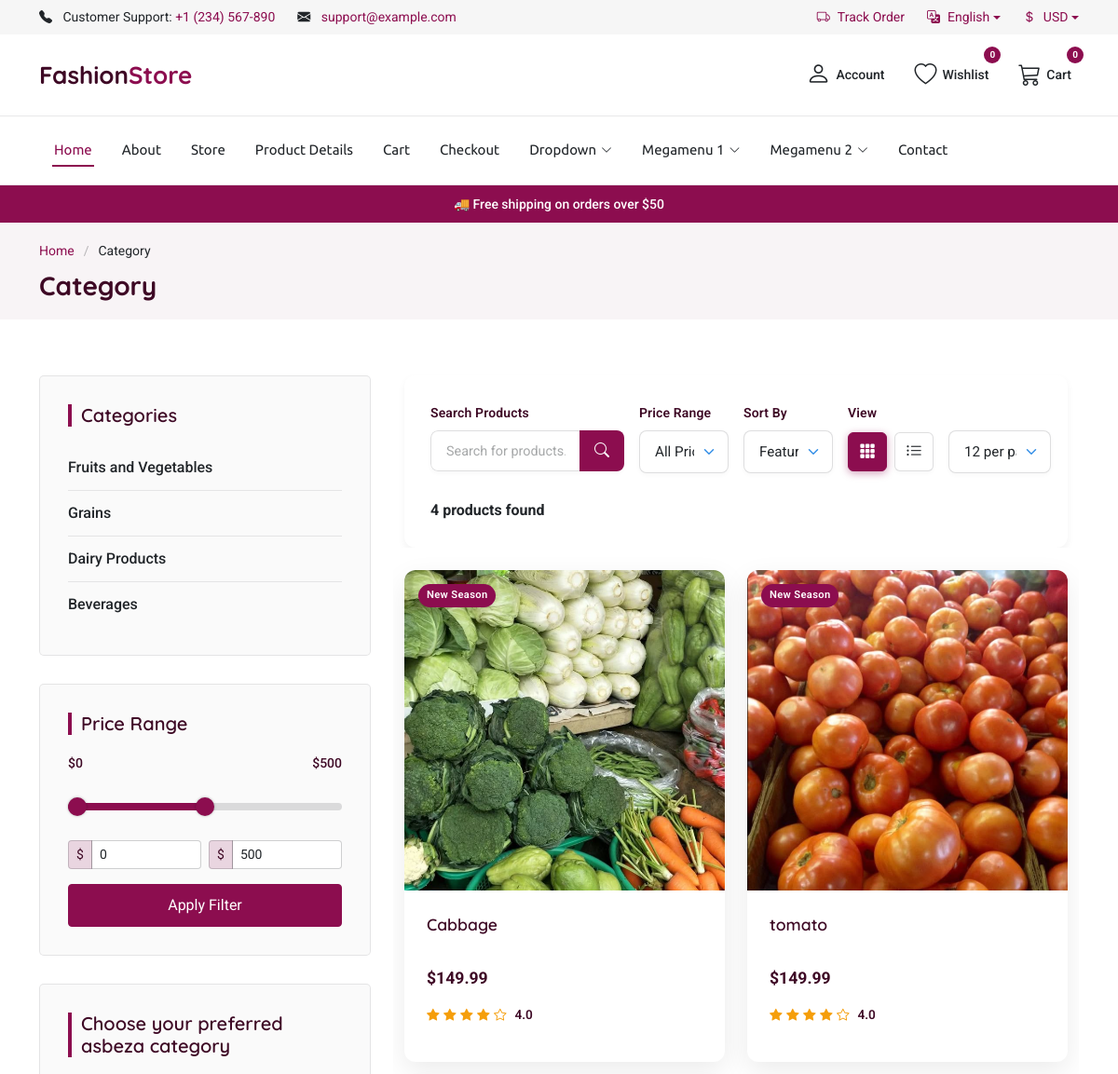
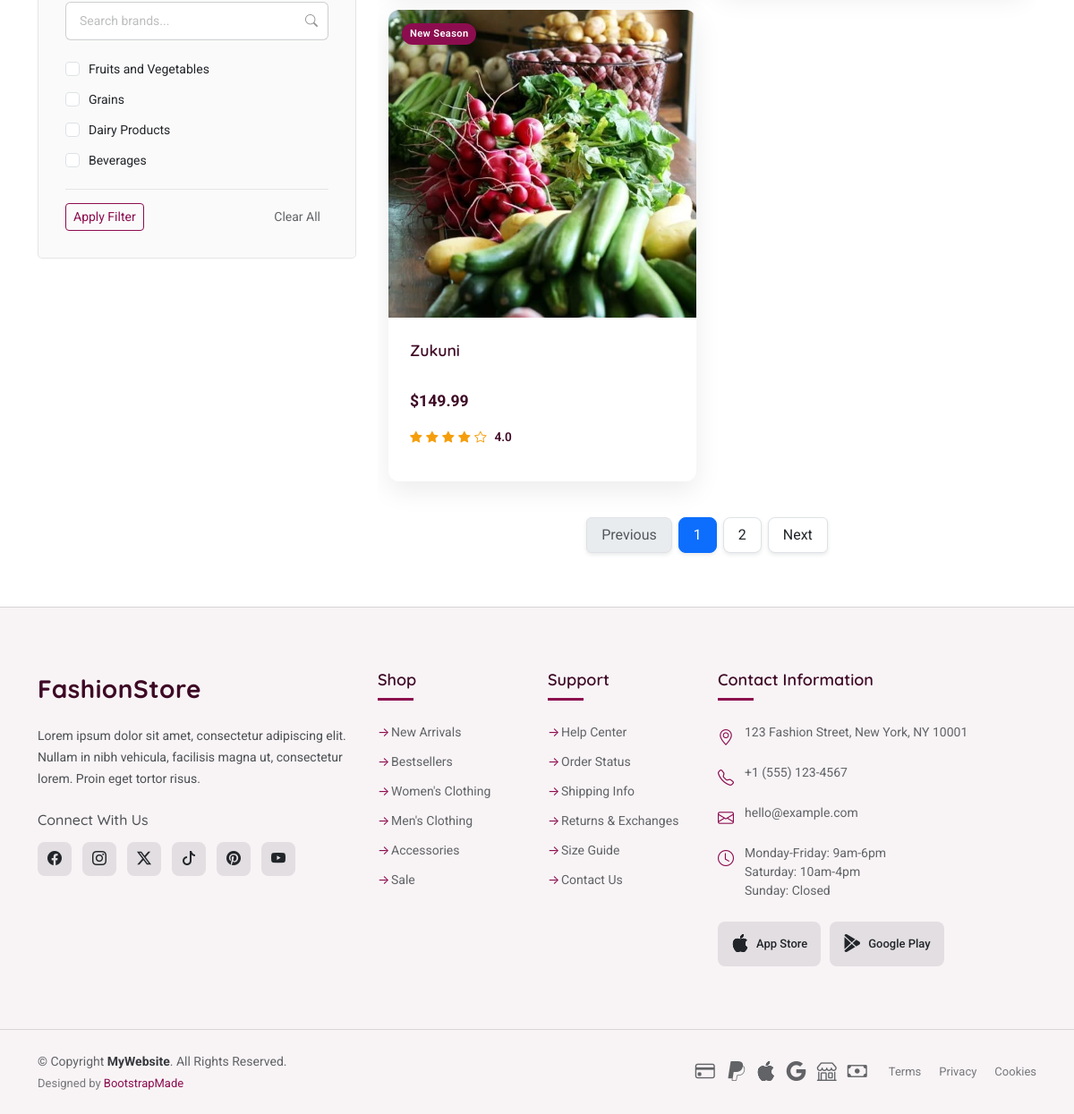
The page /store/category/fruits-and-vegetables/ on the database its author committed (2 pictures, top to bottom).
### category/models.py (models this page shows)
class Category(models.Model):
    category_name = models.CharField(max_length=100,unique=True)
    slug = models.SlugField(max_length=100,unique=True)
    description = models.TextField(max_length=255,blank=True)
    cat_image = models.ImageField(upload_to='photos/categories',blank=True)
    class Meta:
        verbose_name = 'category'
        verbose_name_plural = 'categories'
    def get_url(self):
        return reverse('products_by_category',args=[self.slug])
    def __str__(self):
        return self.category_name

### store/models.py (models this page shows, shortened)
class Product(models.Model):
    category = models.ForeignKey(Category,on_delete=models.CASCADE)
    product_name = models.CharField(max_length=200,unique=True)
    slug = models.SlugField(max_length=200,unique=True)
    description = models.TextField(max_length=200,blank=True)
    price = models.IntegerField()
    image = models.ImageField(upload_to='photos/products',blank=True)
    is_available = models.BooleanField(default=True)
    created_date = models.DateTimeField(auto_now_add=True)
    modified_date = models.DateTimeField(auto_now=True)
    def get_url(self):
       return reverse('product_detail',args=[self.category.slug, self.slug])

### store/views.py (the view)
# urls.py: path('store/',include('store.urls')),
def store(request,category_slug=None):
    categories = None
    products = None
    if category_slug != None:
        categories = get_object_or_404(Category,slug = category_slug)
        products = Product.objects.filter(category=categories,is_available=True)
        paginator = Paginator(products,3)
        page = request.GET.get('page')
        paged_products = paginator.get_page(page)
        product_count = products.count()
    else:
        products = Product.objects.all().filter(is_available=True).order_by('id')
        paginator = Paginator(products,3)
        page = request.GET.get('page')
        paged_products = paginator.get_page(page)
        product_count = products.count()
    context = {
        'products':paged_products,
        'product_count':product_count
    }
    return render(request,'store/store.html',context)

### carts/context_processor.py (called while the page is built)
def counter(request):
    cart_count = 0
    if 'admin' in request.path:
        return {}
    else:
        try:
            cart = Cart.objects.get(cart_id=_cart_id(request))
            cart_items = CartItem.objects.all().filter(cart=cart)
            cart_count = sum(cart_item.quantity for cart_item in cart_items)
        except Cart.DoesNotExist:
            cart_count = 0
    return dict(cart_count=cart_count)

### carts/views.py (called while the page is built)
def _cart_id(request):
    cart_session = request.session.get('cart_id')
    if not cart_session:
        cart_session = str(uuid.uuid4())
        request.session['cart_id'] = cart_session
    return cart_session

### category/context_processor.py (called while the page is built)
def menu_links(request):
     links = Category.objects.all()
     return {'links':links}

### templates/store/store.html (shortened to what this page needs)
{% extends 'base.html' %}
{% load static %}
{% block content %}
  <main class="main">
    <div class="page-title light-background">
      <div class="container">
        <nav class="breadcrumbs">
          <ol>
            <li><a href="{% url 'home' %}">Home</a></li>
            <li class="current">Category</li>
          </ol>
        </nav>
        <h1>Category</h1>
      </div>
    </div>
    <div class="container">
      <div class="row">
        <div class="col-lg-4 sidebar">
          <div class="widgets-container">
            <div class="product-categories-widget widget-item">
              <h3 class="widget-title">Categories</h3>
              <ul class="category-tree list-unstyled mb-0">
                {% for category in links %}
                <li class="category-item">
                  <div class="d-flex justify-content-between align-items-center category-header">
                    <a href="{{ category.get_url }}" class="category-link">{{ category.category_name }}</a>
                  </div>
                </li>
                {% endfor %}
              </ul>
            </div>
            <div class="pricing-range-widget widget-item">
              <h3 class="widget-title">Price Range</h3>
              <div class="price-range-container">
                <div class="current-range mb-3">
                  <span class="min-price">$0</span>
                  <span class="max-price float-end">$1000</span>
                </div>
                <div class="range-slider">
                  <div class="slider-track"></div>
                  <div class="slider-progress"></div>
                  <input type="range" class="max-range" min="0" max="1000" value="500" step="10">
                </div>
                <div class="price-inputs mt-3">
                  <div class="row g-2">
                    <div class="col-6">
                      <div class="input-group input-group-sm">
                        <span class="input-group-text">$</span>
                        <input type="number" class="form-control min-price-input" placeholder="Min" min="0" max="1000" value="0" step="10">
                      </div>
                    </div>
                    <div class="col-6">
                      <div class="input-group input-group-sm">
                        <span class="input-group-text">$</span>
                        <input type="number" class="form-control max-price-input" placeholder="Max" min="0" max="1000" value="500" step="10">
                      </div>
                    </div>
                  </div>
                </div>
                <div class="filter-actions mt-3">
                  <button type="button" class="btn btn-sm btn-primary w-100">Apply Filter</button>
                </div>
              </div>
            </div>
            <div class="brand-filter-widget widget-item">
              <h3 class="widget-title">Choose your preferred asbeza category</h3>
              <div class="brand-filter-content">
                <div class="brand-search">
                  <input type="text" class="form-control" placeholder="Search brands...">
                  <i class="bi bi-search"></i>
                </div>
                <div class="brand-list">
                  {% for category in links %}
                  <div class="brand-item">
                    <div class="form-check">
                      <input class="form-check-input" type="checkbox" id="brand8">
                      <label class="form-check-label" for="brand8">
                        {{category}}
                      </label>
                    </div>
                  </div>
                  {% endfor %}
                </div>
                <div class="brand-actions">
                  <button class="btn btn-sm btn-outline-primary">Apply Filter</button>
                  <button class="btn btn-sm btn-link">Clear All</button>
                </div>
              </div>
            </div>
          </div>
        </div>
        <div class="col-lg-8">
          <section id="category-header" class="category-header section">
            <div class="container" data-aos="fade-up">
              <div class="filter-container mb-4" data-aos="fade-up" data-aos-delay="100">
                <div class="row g-3">
                  <div class="col-12 col-md-6 col-lg-4">
                    <div class="filter-item search-form">
                      <label for="productSearch" class="form-label">Search Products</label>
                      <div class="input-group">
                        <input type="text" class="form-control" id="productSearch" placeholder="Search for products..." aria-label="Search for products">
                        <button class="btn search-btn" type="button">
                          <i class="bi bi-search"></i>
                        </button>
                      </div>
                    </div>
                  </div>
                  <div class="col-12 col-md-6 col-lg-2">
                    <div class="filter-item">
                      <label for="priceRange" class="form-label">Price Range</label>
                      <select class="form-select" id="priceRange">
                        <option selected="">All Prices</option>
                      </select>
                    </div>
                  </div>
                  <div class="col-12 col-md-6 col-lg-2">
                    <div class="filter-item">
                      <label for="sortBy" class="form-label">Sort By</label>
                      <select class="form-select" id="sortBy">
                        <option selected="">Featured</option>
                      </select>
                    </div>
                  </div>
                  <div class="col-12 col-md-6 col-lg-4">
                    <div class="filter-item">
                      <label class="form-label">View</label>
                      <div class="d-flex align-items-center">
                        <div class="view-options me-3">
                          <button type="button" class="btn view-btn active" data-view="grid" aria-label="Grid view">
                            <i class="bi bi-grid-3x3-gap-fill"></i>
                          </button>
                          <button type="button" class="btn view-btn" data-view="list" aria-label="List view">
                            <i class="bi bi-list-ul"></i>
                          </button>
                        </div>
                        <div class="items-per-page">
                          <select class="form-select" id="itemsPerPage" aria-label="Items per page">
                            <option value="12">12 per page</option>
                          </select>
                        </div>
                      </div>
                    </div>
                  </div>
                </div>
                <div class="row mt-3">
                  <div class="col-12" data-aos="fade-up" data-aos-delay="200">
                    <strong class="active-filter-label">{{product_count}} products found </strong>
                  </div>
                </div>
              </div>
            </div>
          </section>
          <section id="category-product-list" class="category-product-list section">
            <div class="container" data-aos="fade-up" data-aos-delay="100">
              <div class="row gy-4">
                {% if products %}
                {% for product in products %}
                <div class="col-lg-6">
                  <div class="product-box">
                    <div class="product-thumb">
                      <span class="product-label">New Season</span>
                      <img src="{{product.image.url}}" alt="Product Image" class="main-img" loading="lazy">
                    </div>
                    <div class="product-content">
                      <div class="product-details">
                        <h3 class="product-title"><a href="{{ product.get_url }}">{{product.product_name}}</a></h3>
                        <div class="product-price">
                          <span>$149.99</span>
                        </div>
                      </div>
                      <div class="product-rating-container">
                        <div class="rating-stars">
                          <i class="bi bi-star-fill"></i>
                          <i class="bi bi-star-fill"></i>
                          <i class="bi bi-star-fill"></i>
                          <i class="bi bi-star-fill"></i>
                          <i class="bi bi-star"></i>
                        </div>
                        <span class="rating-number">4.0</span>
                      </div>
                    </div>
                  </div>
                </div>
                {% endfor %}
                {% else %}
                <div>
                  <h2>No result found.</h2>
                </div>
                {% endif %}
              </div>
            </div>
          </section>
          <section id="category-pagination" class="category-pagination section">
            <div class="container">
              {% if products.has_other_pages %}
              <nav class="d-flex justify-content-center" aria-label="Page navigation">
                <ul class="pagination">
                  {% if products.has_previous %}
                    <li class="page-item"><a class="page-link" href="?page={{product.previous_page_number}}">Previous</a></li>
                  {% else %}
                    <li class="page-item disabled"><a class="page-link" href="#">Previous</a></li>
                  {% endif %}
                  {% for i in products.paginator.page_range %}
                    {% if products.number == i%}
                       <li class="page-item active"><a class="page-link" href="#">{{i}}</a></li>
                    {% else %}
                       <li class="page-item"><a class="page-link" href="?page={{i}}">{{i}}</a></li>
                    {% endif %}
                  {% endfor %}
                  {% if products.has_next %}
                      <li class="page-item"><a class="page-link" href="?page={{product.next_page_number}}">Next</a></li>
                  {% else %}
                      <li class="page-item disabled"><a class="page-link" href="#">Next</a></li>
                  {% endif %}
                </ul>
              </nav>
              {% endif %}
            </div>
          </section>
        </div>
      </div>
    </div>
  </main>
</body>
</html>
{% endblock %}

### rows shown on the page
Category: category_name "Fruits and Vegetables"
Category: category_name "Grains"
Category: category_name "Dairy Products"
Category: category_name "Beverages"
Product: image (picture), product_name "Cabbage"
Product: image (picture), product_name "tomato"
Product: image (picture), product_name "Zukuni"

### other values the page prints
{{ cart_count }} "0"
{{ product_count }} "4"
{{ i }} "1"
{{ i }} "2"
